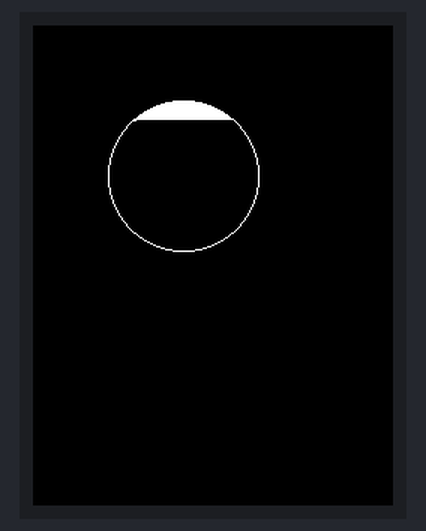
Bench run of a program on a simulated MicroPython board. On the bench: 240×320 colour display. Library files of the repository ran but are not shown: ili9341.py. At 4.1 s the program stops and its outputs stay as they are.

Above: at 0.8 s.
At 1.5 s:
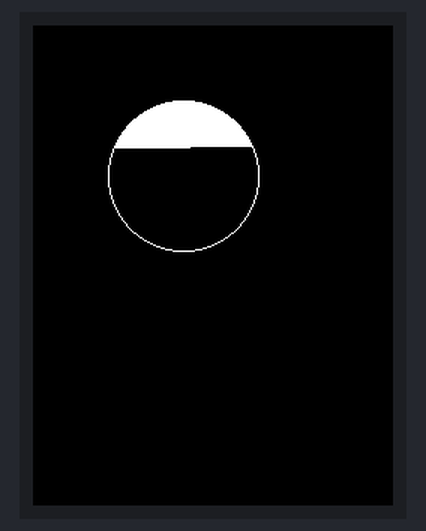
At 2.2 s:
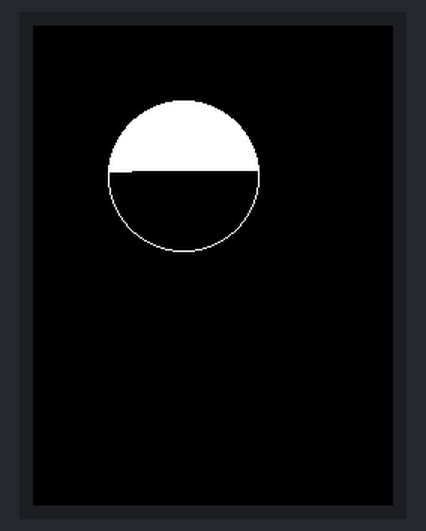
At 2.9 s:
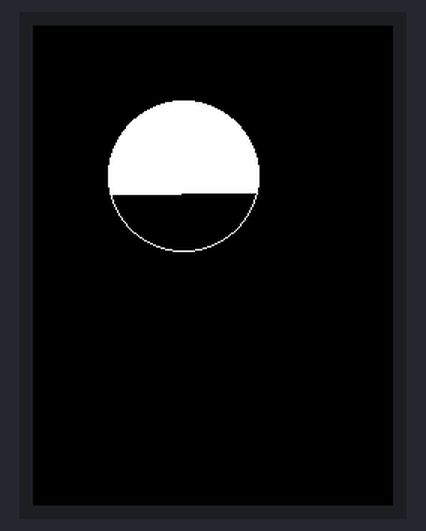
At 3.6 s:
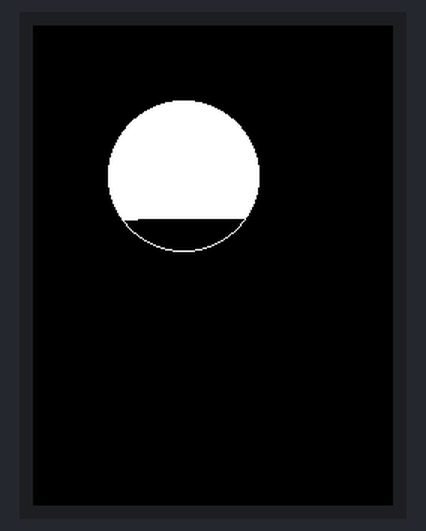
At 4.1 s:
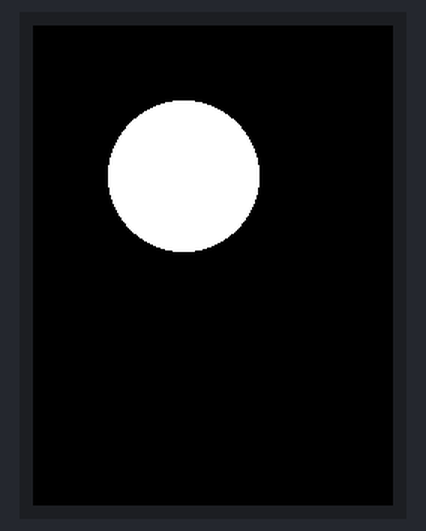

The program:

circle.py
```python
from ili9341 import ILI9341
from machine import Pin, SPI
from time import sleep

spi = SPI(0, baudrate=20000000, miso=Pin(20), mosi=Pin(19), sck=Pin(18))
display = ILI9341(spi, cs=Pin(17), dc=Pin(27), rst=Pin(16), w=320, h=240, r=2)
display.erase()

center_x = 100
center_y = 100
radius = 50
color2 = 0xFFFF

display.draw_circle(center_x, center_y, radius, color2)
```

Measured:
- what the display in image 0 shows lasts 0.7 s, from 0.7 s to 1.4 s
- what the display in image 4 shows lasts 0.6 s, from 3.5 s to 4.1 s
